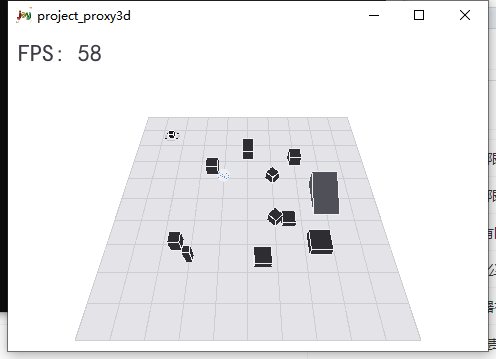
#> input picture tools/hp_shots/hp_04.png, 496 x 359 px, found by its file name
$ python ring_vis.py
#> lines starting #> are read from the running program, lines starting #| are printed output that depends on the picture
# -*- coding: utf-8 -*-
# 把"血环色"像素(45-75灰度)高亮为红色，其余置灰，可视化血环位置
import sys
from PIL import Image

def main():
    img_path = sys.argv[1] if len(sys.argv) > 1 else r"D:\github\joy\tools\hp_shots\hp_04.png"
    out_path = sys.argv[2] if len(sys.argv) > 2 else r"D:\github\joy\tools\hp_shots\ring_vis.png"

    img = Image.open(img_path).convert("RGB")
    w, h = img.size
#> w = 496; h = 359
    px = img.load()
    vis = Image.new("RGB", (w, h), (255, 255, 255))
#> vis: PIL image 496x359 RGB; every value is 255
    vp = vis.load()
    clusters = []

    for y in range(h):
        for x in range(w):
            r, g, b = px[x, y]
            if 45 <= r <= 75 and 45 <= g <= 75 and 50 <= b <= 85:
                vp[x, y] = (255, 0, 0)
            else:
                vp[x, y] = (r, g, b)

    vis.save(out_path)
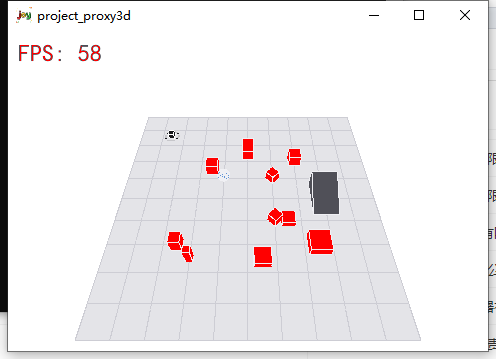
#> saved as ring_vis.png: PIL image 496x359 RGB; mean R, G, B 237.6, 234.2, 235.6
    print(f"saved {out_path}")

if __name__ == "__main__":
    main()
